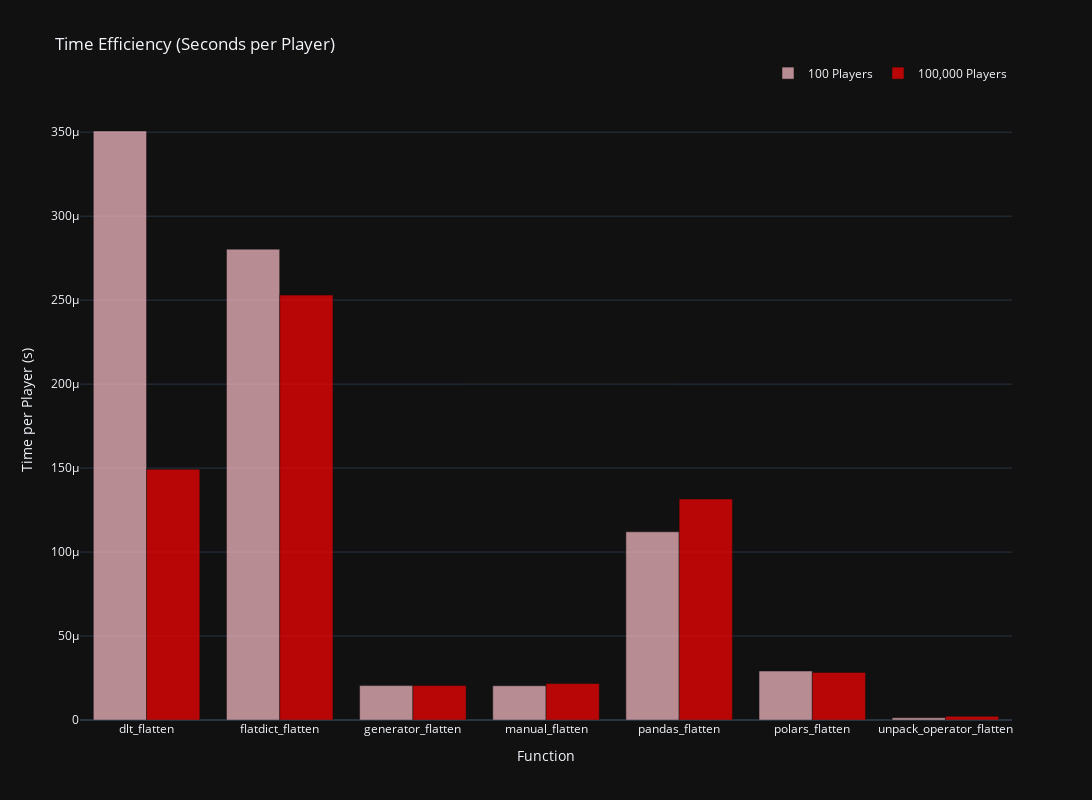

The code cell stored with this chart in its notebook:
### Code cell
# Calculate time per player
df_100['time_per_player'] = df_100['time_in_s'] / 100
df_max_players['time_per_player'] = df_max_players['time_in_s'] / 100_000

# Create figure
fig = go.Figure()

# Add traces for time per player
fig.add_trace(
    go.Bar(
        x=df_100['function'],
        y=df_100['time_per_player'],
        name="100 Players",
        marker_color='pink',
        opacity=0.7
    )
)

fig.add_trace(
    go.Bar(
        x=df_max_players['function'],
        y=df_max_players['time_per_player'],
        name="100,000 Players",
        marker_color='red',
        opacity=0.7
    )
)

# Update layout
fig.update_layout(
    title_text="Time Efficiency (Seconds per Player)",
    template='plotly_dark',
    height=height,
    width=width,
    barmode='group',
    yaxis=dict(title="Time per Player (s)"),
    xaxis=dict(title="Function"),
    legend=dict(
        orientation="h",
        yanchor="bottom",
        y=1.02,
        xanchor="right",
        x=1
    )
)

fig.show()

### Figure 1 — Plotly figure (JSON) as saved in the notebook; plotly's stock layout.template omitted (floating-point values rounded to 4 significant figures)
{"data": [{"marker": {"color": "pink"}, "name": "100 Players", "opacity": 0.7, "type": "bar", "x": ["dlt_flatten", "flatdict_flatten", "generator_flatten", "manual_flatten", "pandas_flatten", "polars_flatten", "unpack_operator_flatten"], "y": [0.0003507, 0.0002804, 2.048e-05, 2.041e-05, 0.0001121, 2.915e-05, 1.366e-06]}, {"marker": {"color": "red"}, "name": "100,000 Players", "opacity": 0.7, "type": "bar", "x": ["dlt_flatten", "flatdict_flatten", "generator_flatten", "manual_flatten", "pandas_flatten", "polars_flatten", "unpack_operator_flatten"], "y": [0.0001493, 0.000253, 2.05e-05, 2.17e-05, 0.0001316, 2.83e-05, 2.2e-06]}], "layout": {"barmode": "group", "height": 800, "legend": {"orientation": "h", "x": 1, "xanchor": "right", "y": 1.02, "yanchor": "bottom"}, "title": {"text": "Time Efficiency (Seconds per Player)"}, "width": 1200, "xaxis": {"title": {"text": "Function"}}, "yaxis": {"title": {"text": "Time per Player (s)"}}}}
